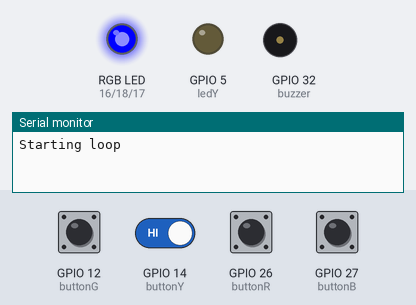
Bench run of a program on a simulated ESP32. Parts: an RGB LED mixed from three pins (HIGH = lit), output pins drawn as LEDs (lit = HIGH), buzzer (waves = sounding), the last lines printed to the serial monitor. The test bench sets the inputs (shaded band); at power-on: GPIO 12 (buttonG), GPIO 14 (buttonY), GPIO 26 (buttonR), GPIO 27 (buttonB) HIGH.

Above: at 1.2 s.
1.3 s: GPIO 12 (buttonG) pulled LOW for 1 s
At 3.8 s:
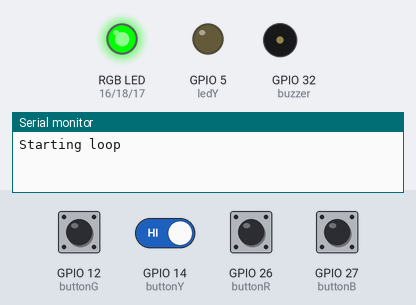
5.3 s: GPIO 12 (buttonG) driven LOW and GPIO 14 (buttonY) driven LOW
At 6.6 s:
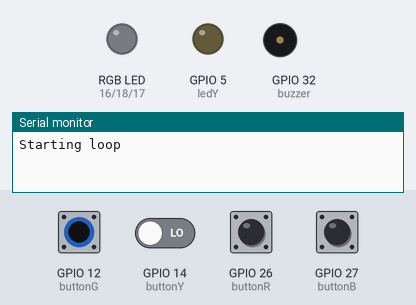
At 7.4 s:
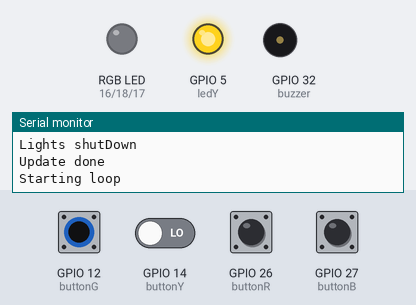
8.3 s: GPIO 26 (buttonR) pulled LOW for 1 s
11.5 s: GPIO 12 (buttonG) driven HIGH
At 12.4 s:
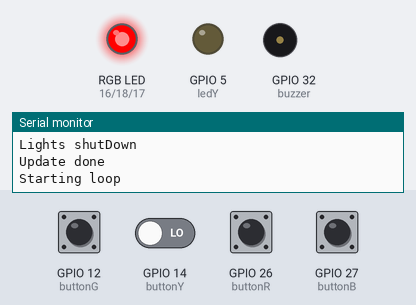
14.5 s: GPIO 27 (buttonB) pulled LOW for 1 s
18.5 s: GPIO 12 (buttonG) driven LOW
Timing chart, 0 to 22.5 s (numbered marks = the images above; inputs shaded):
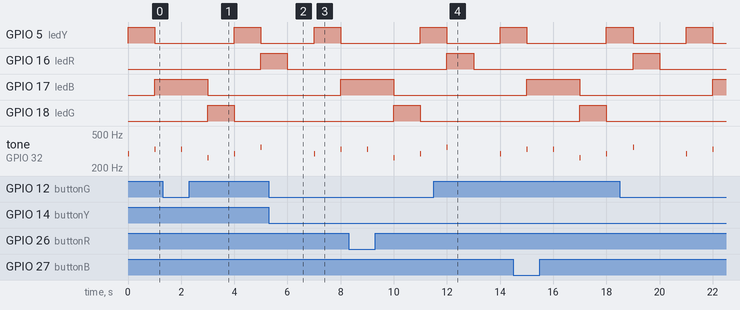

Measured:
- after the input at 5.3 s, GPIO 5 (ledY): LOW → HIGH after 1.7 s, → LOW 1.0 s later; GPIO 17 (ledB): LOW → HIGH after 2.7 s; tone on GPIO 32 (buzzer): silent → 294 Hz after 1.7 s, → silent 0.01 s later, → 330 Hz 0.99 s later, → silent 0.01 s later
- by itself, tone on GPIO 32 (buzzer): plays 330 Hz for 0.01 s, 262 Hz for 0.01 s, 294 Hz for 0.01 s, 349 Hz for 0.01 s

The program:

main.cpp
```cpp
#include <WiFi.h>
#include <WebServer.h>
#include <PubSubClient.h>

// Remplace ces valeurs par tes informations Wi-Fi
const char* ssid = "testest";
const char* password = "Motdepasse";

// Serveur web sur le port 80
WebServer server(80);

const int buttonG = 12;
const int ledG = 18;
const int buttonY = 14;
const int ledY = 5;
const int buttonB = 27;
const int ledB = 17;
const int buttonR = 26;
const int ledR = 16;
const int buzzer = 32;

//MQTT
const char* publishTopic = "/simon/online";
const char* subscribeTopic = "/gilbert/#";
const char* mqttServer = "broker.emqx.io";
const int mqttPort = 1883;
const char* clientId = "PremierTest"; // Must be unique on the broker
WiFiClient espClient;
PubSubClient client(espClient);

bool gState = false;
bool yState = false;
bool bState = false;
bool rState = false;

double listInput[] = {5, 17, 17, 18, 5, 16};
int inputsNumber = 6;

// put function declarations here:
//int myFunction(int, int);
int update();
void IRAM_ATTR gTrigger();
void IRAM_ATTR yTrigger();
void IRAM_ATTR bTrigger();
void IRAM_ATTR rTrigger();
void connectToMQTT();
int sequence(int i, double *tab);
void lightUp(int a);
void soundUp(int a);
void inputCheck(double *tab);

void setup() {
  Serial.begin(115200);

  //WiFi.begin(ssid, password);
  //while (WiFi.status() != WL_CONNECTED) {
    //delay(1000);
    //Serial.println("Connexion au Wi-Fi...");
  //}
  //Serial.println("Connecté au Wi-Fi");


  //server.begin();
  //Serial.println("Serveur démarré");
  //Serial.println(WiFi.localIP());


  pinMode(buttonG, INPUT_PULLUP);
  attachInterrupt(buttonG, gTrigger, CHANGE);
  pinMode(ledG, OUTPUT);

  pinMode(buttonY, INPUT_PULLUP);
  attachInterrupt(buttonY, yTrigger, CHANGE);
  pinMode(ledY, OUTPUT);

  pinMode(buttonB, INPUT_PULLUP);
  attachInterrupt(buttonB, bTrigger, CHANGE);
  pinMode(ledB, OUTPUT);

  pinMode(buttonR, INPUT_PULLUP);
  attachInterrupt(buttonR, rTrigger, CHANGE);
  pinMode(ledR, OUTPUT);

  pinMode(buzzer, OUTPUT);
}

void loop() {
  //server.handleClient();
  Serial.println("Starting loop");
  sequence(0, listInput);
  Serial.println("Sequence End");
  lightUp(0);
  Serial.println("Lights shutDown");
  inputCheck(listInput);
  Serial.println("Update done");
}

int update() {
  int light = 0;
  if (gState) {
    digitalWrite(ledG, HIGH);
    tone(buzzer, 262, 10);
    light = ledG;
  } else {
    digitalWrite(ledG, LOW);
  }

  if (yState) {
    digitalWrite(ledY, HIGH);
    tone(buzzer, 294, 10);
    light = ledY;
  } else {
    digitalWrite(ledY, LOW);
  }

  if (bState) {
    digitalWrite(ledB, HIGH);
    tone(buzzer, 330, 10);
    light = ledB;
  } else {
    digitalWrite(ledB, LOW);
  }

  if (rState) {
    digitalWrite(ledR, HIGH);
    tone(buzzer, 349, 10);
    light = ledR;
  } else {
    digitalWrite(ledR, LOW);
  }
  return light;
}

void IRAM_ATTR gTrigger() {
  gState = !gState;
}

void IRAM_ATTR yTrigger() {
  yState = !yState;
}

void IRAM_ATTR bTrigger() {
  bState = !bState;
}

void IRAM_ATTR rTrigger() {
  rState = !rState;
}

void connectToMQTT() {
  client.setServer(mqttServer, mqttPort);
  Serial.print("Connecting to MQTT broker");
  while (!client.connected()) {
    if (client.connect(clientId)) {
      Serial.println("\nConnected to MQTT broker");
    } else {
      Serial.print(".");
    }
  }
}

int sequence(int i, double *tab){
  if (inputsNumber < i){
    return 0;
  }
  int input = tab[i];
  lightUp(input);
  soundUp(input);
  delay(1000);
  return sequence(i+1, tab);
}

void lightUp(int a){
  if (a == 5){
    digitalWrite(a, HIGH);
    digitalWrite(16, LOW);
    digitalWrite(17, LOW);
    digitalWrite(18, LOW);
  }
  else if (a == 16){
    digitalWrite(a, HIGH);
    digitalWrite(5, LOW);
    digitalWrite(17, LOW);
    digitalWrite(18, LOW);
  }
  else if (a == 17){
    digitalWrite(a, HIGH);
    digitalWrite(16, LOW);
    digitalWrite(5, LOW);
    digitalWrite(18, LOW);
  }
  else if (a == 18){
    digitalWrite(a, HIGH);
    digitalWrite(16, LOW);
    digitalWrite(17, LOW);
    digitalWrite(5, LOW);
  }
  else{
    digitalWrite(5, LOW);
    digitalWrite(16, LOW);
    digitalWrite(17, LOW);
    digitalWrite(18, LOW);
  }
}

void soundUp(int a){
  if (a == 5){
    tone(buzzer, 294, 10);
  }
  else if (a == 16){
    tone(buzzer, 349, 10);
  }
  else if (a == 17){
    tone(buzzer, 330, 10);
  }
  else if (a == 18){
    tone(buzzer, 262, 10);
  }
}

void inputCheck(double *tab){
  int i = 0;
  bool interrupt = false;
  while (i < inputsNumber){
    bool waitingInput = true;
    int playerInput = 0;
    while (waitingInput){
      playerInput = update();
      if (playerInput != 0){
        waitingInput = false;
        if (playerInput =! tab[i]){
          interrupt = true;
          tone(buzzer, 180, 10);
          digitalWrite(ledR, HIGH);
        }
        else{
          tone(buzzer, 412, 10);
          digitalWrite(ledG, HIGH);
        }
      }
    }
    i ++;
    if (interrupt){
      i = inputsNumber;
    }
  }
}
```
